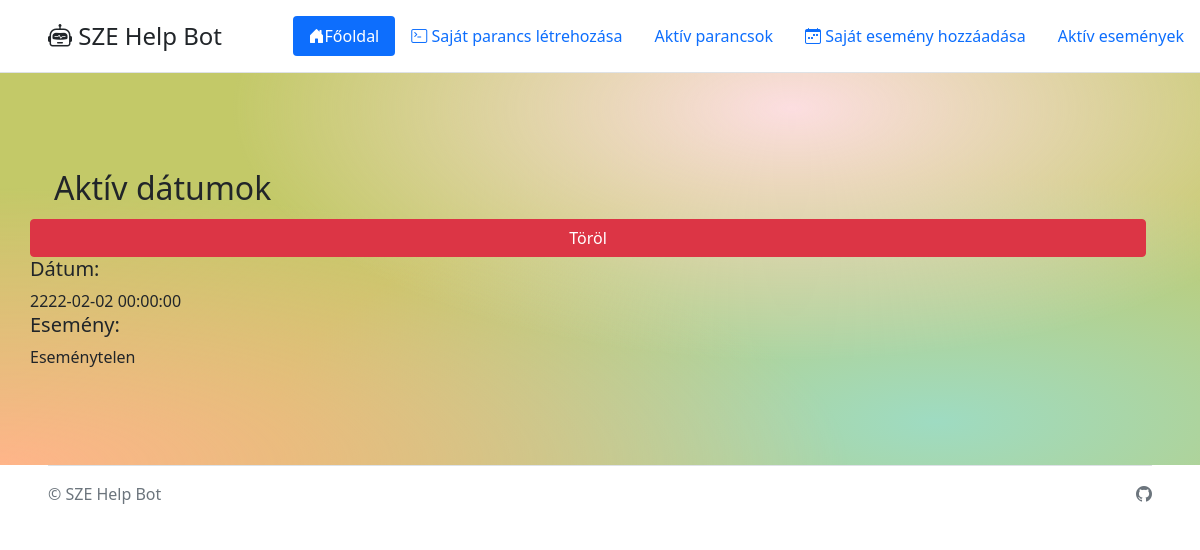
The page /aktiv-datumok on the database as committed earlier.
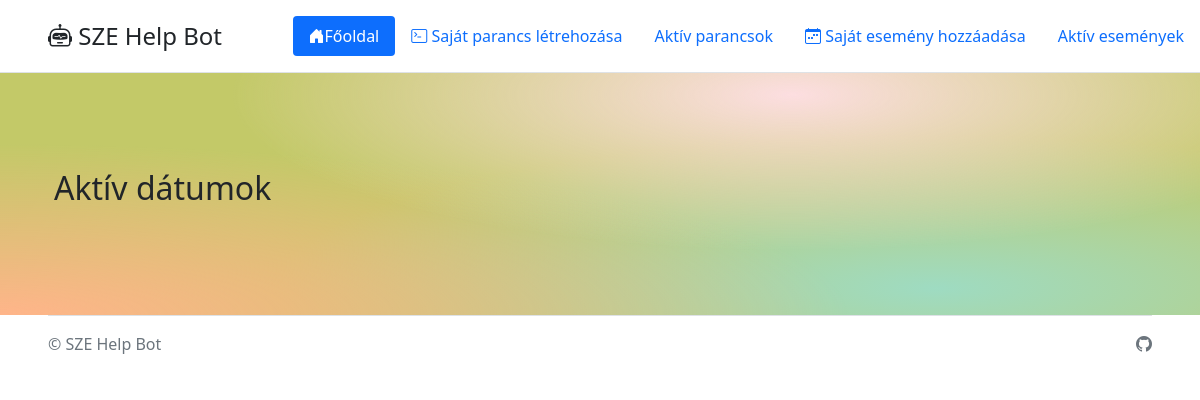
The same page on the database as committed later.
### SZE HELP BOT v0.2/run.py (models this page shows, shortened)
class Dates(db.Model):
    id = db.Column(db.Integer, primary_key=True, autoincrement=True)
    date = db.Column(db.DateTime, nullable=False, unique=True)
    event = db.Column(db.String(100), nullable=False)
    date_created = db.Column(db.DateTime, default=datetime.now)

### SZE HELP BOT v0.2/run.py (the view)
@app.route("/aktiv-datumok")
def datelist():
    dates = Dates.query.all()
    now = datetime.now()
    for date in dates:
        if date.date < now:
            try:
                db.session.delete(date)
                db.session.commit()
            except:
                return "nem sikerült a törlés"
    return render_template("dates.html", values=Dates.query.all())

### SZE HELP BOT v0.2/templates/dates.html (shortened to what this page needs)
{% extends "base.html" %}
{% block content %}
<div class="gradientbackground">
    <div class="container col-xxl-5 px-4 py-5">
        <div class="row flex-lg-row-reverse align-items-center g-5 py-5">
                <h2>Aktív dátumok</h2>
				<ul class="list-group mt-1">
	 				{% for item in values %}
						<a href="/datum-torles/{{item.id}}" class="btn btn-danger">Töröl</a>
						<h5>Dátum: </h5>{{ item.date }}
						<h5>Esemény: </h5>{{ item.event }}
					{% endfor %}
				</ul>
        </div>
    </div>
</div>
{% endblock %}

### SZE HELP BOT v0.2/templates/base.html (shortened to what this page needs)
<!DOCTYPE html>
<html>
<head>
   	<link href="https://cdn.jsdelivr.net/npm/bootstrap@5.1.3/dist/css/bootstrap.min.css" rel="stylesheet">
    <link rel="stylesheet" href="https://cdn.jsdelivr.net/npm/bootstrap-icons@1.7.0/font/bootstrap-icons.css">
    <link rel="stylesheet" href="../static/styles.css">
</head>
<body>
    <header class="d-flex flex-wrap justify-content-center py-3 border-bottom">
        <a href="/" class="d-flex align-items-center mb-3 mb-md-0 me-md-auto text-dark text-decoration-none">
            <span class="fs-4 ms-5"><i class="bi bi-robot"></i> SZE Help Bot</span></a>
        <ul class="nav nav-pills">
            <li class="nav-item"><a href="/" class="nav-link active" aria-current="page"><i class="bi bi-house-door-fill"></i>Főoldal</a></li>
            <li class="nav-item"><a href="{{ url_for('commandcreator') }}" class="nav-link"><i class="bi bi-terminal"></i> Saját parancs létrehozása</a></li>
            <li class="nav-item"><a href="{{ url_for('commandlist') }}" class="nav-link">Aktív parancsok</a></li>
			<li class="nav-item"><a href="{{ url_for('datecreator') }}" class="nav-link"><i class="bi bi-calendar-week"></i> Saját esemény hozzáadása</a></li>
			<li class="nav-item"><a href="{{ url_for('datelist') }}" class="nav-link">Aktív események</a></li>
        </ul>
    </header>
	{% block content %}
	{% endblock %}
	<footer class="d-flex flex-wrap justify-content-between align-items-center py-3  border-top ms-5 me-5">
	    <div class="col-md-4 d-flex align-items-center">
	        <span class="text-muted ">© SZE Help Bot</span>
	    </div>
	    <ul class="nav col-md-4 justify-content-end list-unstyled d-flex">
	        <li class="ms-3"><a class="text-muted" href="https://github.com/Kumiszter/SZEHelpBot" target="_blank"><i class="bi-github" role="img" aria-label="GitHub"></i></a></li>
	    </ul>
	</footer>
</body>
</html>

### SZE HELP BOT v0.2/static/styles.css (style rules this page uses)
.gradientbackground { background-color:#c3c968; background-image: radial-gradient(at 66% 9%, hsla(355,85%,93%,1) 0, transparent 50%), radial-gradient(at 0% 100%, hsla(22,100%,77%,1) 0, transparent 50%), radial-gradient(at 78% 89%, hsla(155,46%,74%,1) 0, transparent 50%); margin: 0; padding: 0; }

Rows that differ between the two databases and show on the page:
removed Dates: date "2222-02-02 00:00:00", event "Eseménytelen"
